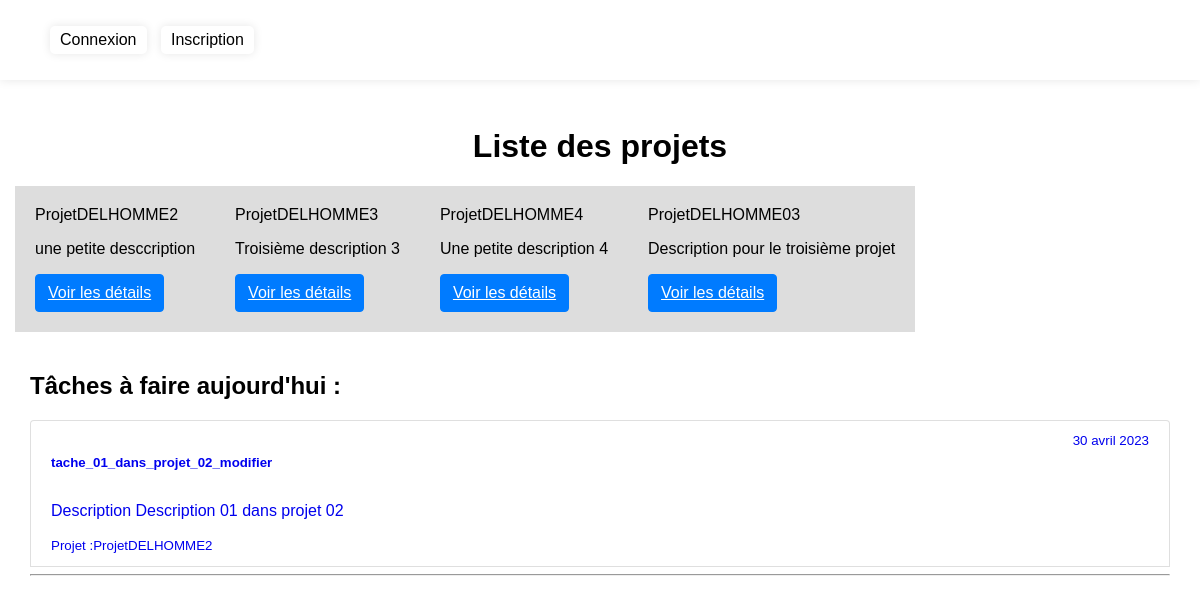
Before: / with the older database file.
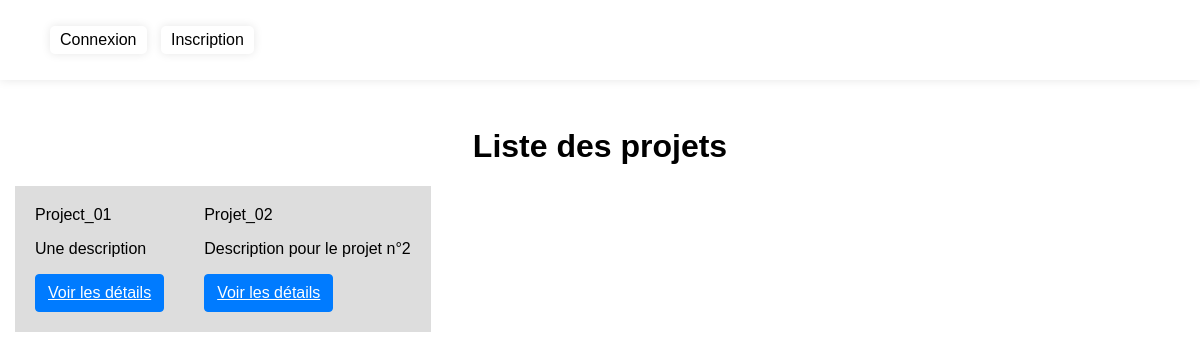
After: the same page with the newer database file.
### project/models.py (models this page shows, shortened)
class Project(models.Model):
    name = models.CharField(max_length=200, verbose_name=_('Nom'))
    description = models.TextField(verbose_name=_('Description'))
    created_by = models.ForeignKey(User, on_delete=models.SET_NULL, null=True, blank=True,
                                   related_name='created_projects')
    assigned_to = models.ManyToManyField(User, related_name='assigned_projects')
    start_date = models.DateField()
    end_date = models.DateField()
    comments = models.TextField(blank=True)

class Task(models.Model):
    name = models.CharField(max_length=200)
    description = models.TextField()
    assigned_to = models.ManyToManyField(User, related_name='assigned_tasks')
    project = models.ForeignKey(Project, on_delete=models.CASCADE)
    start_date = models.DateField()
    end_date = models.DateField()
    priority = models.IntegerField(default=1)
    status = models.CharField(max_length=20, choices=[('incomplete', 'Incomplète'), ('complete', 'Complète')], )
    comments = models.TextField(blank=True)
    user = models.ForeignKey(User, on_delete=models.SET_NULL, null=True, blank=True, related_name='created_tasks')
    type = models.CharField(max_length=200, default='Tâche')
    avancement = models.IntegerField(default=0)
    temps_estime = models.IntegerField(default=0)
    temps_passe = models.IntegerField(default=0)
    temps_restant = models.IntegerField(default=0)
    date_modification = models.DateTimeField(auto_now=True)
    date_fin_reelle = models.DateTimeField(null=True, blank=True)
    temps_reel = models.IntegerField(null=True, blank=True)
    temps_restant_reel = models.IntegerField(null=True, blank=True)
    temps_estime_reel = models.IntegerField(null=True, blank=True, default=0)
    temps_passe_reel = models.IntegerField(null=True, blank=True)
    avancement_reel = models.IntegerField(null=True, blank=True)
    date_debut_reelle = models.DateTimeField(null=True, blank=True)
    date_debut_prevue = models.DateTimeField(null=True, blank=True)
    date_fin_prevue = models.DateTimeField(null=True, blank=True)
    temps_estime_prevu = models.IntegerField(null=True, blank=True)
    temps_restant_prevu = models.IntegerField(null=True, blank=True)
    temps_passe_prevu = models.IntegerField(null=True, blank=True)

### project/views.py (the view)
# urls.py: path('', HomePageView.as_view(), name='home'),  # Home page URL (home/)
class HomePageView(TemplateView):
    template_name = 'home.html'  # Le template qui va etre affiche dans la page home
    def get_context_data(self, **kwargs):
        context = super().get_context_data(**kwargs)
        context['projects'] = Project.objects.all()
        context['tasks'] = Task.objects.all()
        context['task_due_today'] = Task.objects.filter(end_date=timezone.now().date())
        context['task_overdue'] = Task.objects.filter(end_date__lt=timezone.now().date())
        context['completed_tasks'] = Task.objects.filter(status='complete')
        return context

### project/templates/home.html (shortened to what this page needs)
{% extends "base.html" %}
{% block content %}
<div class="container">
    <h1 class="text-center mt-5">Liste des projets</h1>
    <div class="row">
        {% for project in projects %}
        <div class="col-md-4">
            <div class="card mb-4">
                <div class="card-header">{{ project.name }}</div>
                <div class="card-body">
                    <p>{{ project.description }}</p>
                    <a href="{% url 'project_detail' project.pk %}" class="btn btn-primary">Voir les détails</a>
                </div>
            </div>
        </div>
        {% endfor %}
    </div>
    {% if tasks %}
    <h2>Tâches à faire aujourd'hui :</h2>
    <div class="list-group">
        {% for task in tasks %}
        <a href="{% url 'task_update' task.pk %}" class="list-group-item list-group-item-action no-decoration">
            <div class="d-flex w-100 justify-content-between">
                <h5 class="mb-1">{{ task.name }}</h5>
                <small>{{ task.end_date }}</small>
            </div>
            <p class="mb-1"> Description {{ task.description }}</p>
            <small>Projet :{{ task.project.name }}</small>
        </a>
        <hr>
        {% endfor %}
    </div>
    {% endif %}
</div>
{% endblock %}

### project/templates/base.html (shortened to what this page needs)
{% load static %}
<!DOCTYPE html>
<html lang="fr">
<head>
    <link rel="stylesheet" href="https://cdnjs.cloudflare.com/ajax/libs/fullcalendar/3.10.2/fullcalendar.min.css"/>
</head>
<body>
{% if user.is_authenticated %}
<nav class="navbar navbar-expand-lg navbar-light bg-light">
    <ul class="navbar-nav">
        <li class="nav-item"><a class="nav-link" href="{% url 'dashboard' %}">Tableau de bord</a></li>
        <li class="nav-item"><a class="nav-link" href="{% url 'project_list' %}">Projets</a></li>
        <li class="nav-item"><a class="nav-link" href="{% url 'task_list' %}">Tâches</a></li>
        <li class="nav-item {% if request.path == '/calendar/' %}active{%endif%}">
            <a class="nav-link" href="{% url 'calendar' %}">
                <i class="fa fa-calendar-alt">Calendrier</i>
            </a>
        </li>
        <li class="nav-item"><a class="nav-link" href="{% url 'all_notifications' %}">Notifications ({{
            request.user.notifications.unread.count }})</a></li>
        <li class="nav-item"><a class="nav-link" href="{% url 'logout' %}">Déconnexion</a></li>
        <li class="nav-item"><a class="nav-link username" href="{% url 'profile' %}">{{ user.username }}</a></li>
    </ul>
</nav>
{% else %}
<nav class="navbar navbar-expand-lg navbar-dark bg-dark">
    <ul class="navbar-nav">
        <li class="nav-item"><a class="nav-link" href="{% url 'login' %}">Connexion</a></li>
        <li class="nav-item"><a class="nav-link" href="{% url 'signup' %}">Inscription</a></li>
    </ul>
</nav>
{% endif %}
<div class="container-fluid">
    {% block content %}{% endblock %}
</div>
</body>
</html>

### project/templates/base.html (style rules this page uses)
* { box-sizing: border-box; }
body { font-family: Arial, Helvetica, sans-serif; margin: 0; }
.row { display: flex; flex-wrap: wrap; width: 100%; }
.card { background-color: #ddd; padding: 20px; margin-bottom: 20px; }
.btn-primary:before { content: ""; position: absolute; top: 50%; left: 50%; width: 0; height: 0; background-color: rgba(255, 255, 255, 0.5); border-radius: 50%; opacity: 0; transform: translate(-50%, -50%); z-index: -1; transition: all 0.5s; }
.navbar { list-style: none; background-color: #fff; box-shadow: 0px 0px 10px 0px rgba(0, 0, 0, 0.1); padding: 10px; display: flex; justify-content: space-between; align-items: center; }
.nav-item { display: inline-block; align-items: center; list-style: none; margin-right: 10px; padding: 5px 10px; border-radius: 5px; box-shadow: 0px 0px 10px rgba(0, 0, 0, 0.1); transition: box-shadow 0.3s ease-in-out; }
.nav-item a { text-decoration: none; color: #000; }
.row { display: flex; flex-wrap: wrap; margin-right: -15px; margin-left: -15px; }
.container { width: 100%; padding-right: 15px; padding-left: 15px; margin-right: auto; margin-left: auto; }
.mt-5 { margin-top: 3rem; }
.text-center { text-align: center; }

### project/templates/home.html (style rules this page uses)
.container-fluid { width: 100%; padding-right: 15px; padding-left: 15px; margin-right: auto; margin-left: auto; }
.btn { display: inline-block; font-weight: 400; color: #fff; text-align: center; vertical-align: middle; -webkit-user-select: none; -moz-user-select: none; -ms-user-select: none; user-select: none; background-color: transparent; border: 1px solid transparent; padding: 0.375rem 0.75rem; font-size: 1rem; line-height: 1.5; border-radius: 0.25rem; transition: color 0.15s ease-in-out, background-color 0.15s ease-in-out, border-color 0.15s ease-in-out, box-shadow 0.15s ease-in-out; }
.btn-primary { color: #fff; background-color: #007bff; border-color: #007bff; transition: all 0.4s ease; }

Changed rows visible on the page:
removed Project: name "ProjetDELHOMME2", description "une petite desccription"
removed Project: name "ProjetDELHOMME3", description "Troisième description 3"
removed Project: name "ProjetDELHOMME4", description "Une petite description 4"
removed Project: name "ProjetDELHOMME03", description "Description pour le troisième projet"
removed Task: name "tache_01_dans_projet_02_modifier", end_date "30 avril 2023", description "Description 01 dans projet 02", project.name "ProjetDELHOMME2"
added Project: name "Project_01", description "Une description"
added Project: name "Projet_02", description "Description pour le projet n°2"
Other visible differences:
text no longer shown: "Tâches à faire aujourd'hui :"
